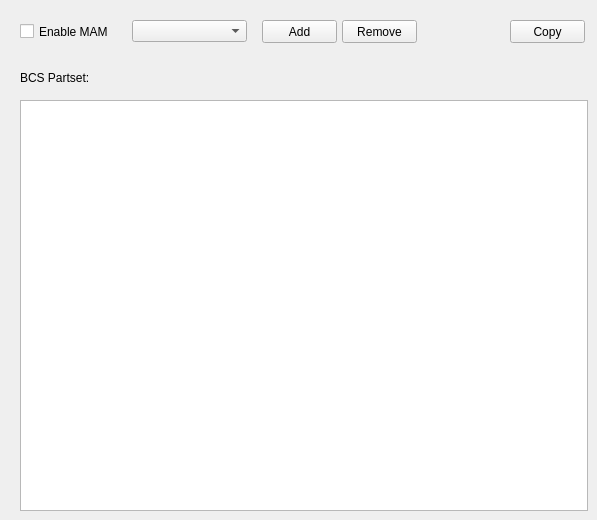
    <widget class="QWidget" name="mamTab">
     <property name="autoFillBackground">
      <bool>true</bool>
     </property>
     <attribute name="title">
      <string>MAM</string>
     </attribute>
     <widget class="QPushButton" name="mamRemoveButton">
      <property name="geometry">
       <rect>
        <x>342</x>
        <y>20</y>
        <width>75</width>
        <height>23</height>
       </rect>
      </property>
      <property name="text">
       <string>Remove</string>
      </property>
     </widget>
     <widget class="QLabel" name="label_18">
      <property name="geometry">
       <rect>
        <x>20</x>
        <y>70</y>
        <width>111</width>
        <height>16</height>
       </rect>
      </property>
      <property name="text">
       <string>BCS Partset:</string>
      </property>
     </widget>
     <widget class="QTextEdit" name="mamBcsEdit">
      <property name="geometry">
       <rect>
        <x>20</x>
        <y>100</y>
        <width>568</width>
        <height>411</height>
       </rect>
      </property>
     </widget>
     <widget class="QToolButton" name="mamCopyButton">
      <property name="geometry">
       <rect>
        <x>510</x>
        <y>20</y>
        <width>75</width>
        <height>23</height>
       </rect>
      </property>
      <property name="text">
       <string>Copy</string>
      </property>
      <property name="popupMode">
       <enum>QToolButton::InstantPopup</enum>
      </property>
      <property name="toolButtonStyle">
       <enum>Qt::ToolButtonTextOnly</enum>
      </property>
     </widget>
     <widget class="QComboBox" name="mamComboBox">
      <property name="geometry">
       <rect>
        <x>132</x>
        <y>20</y>
        <width>115</width>
        <height>22</height>
       </rect>
      </property>
     </widget>
     <widget class="QCheckBox" name="mamEnableCheck">
      <property name="geometry">
       <rect>
        <x>20</x>
        <y>23</y>
        <width>101</width>
        <height>17</height>
       </rect>
      </property>
      <property name="text">
       <string>Enable MAM</string>
      </property>
     </widget>
     <widget class="QPushButton" name="mamAddButton">
      <property name="geometry">
       <rect>
        <x>262</x>
        <y>20</y>
        <width>75</width>
        <height>23</height>
       </rect>
      </property>
      <property name="text">
       <string>Add</string>
      </property>
     </widget>
    </widget>
